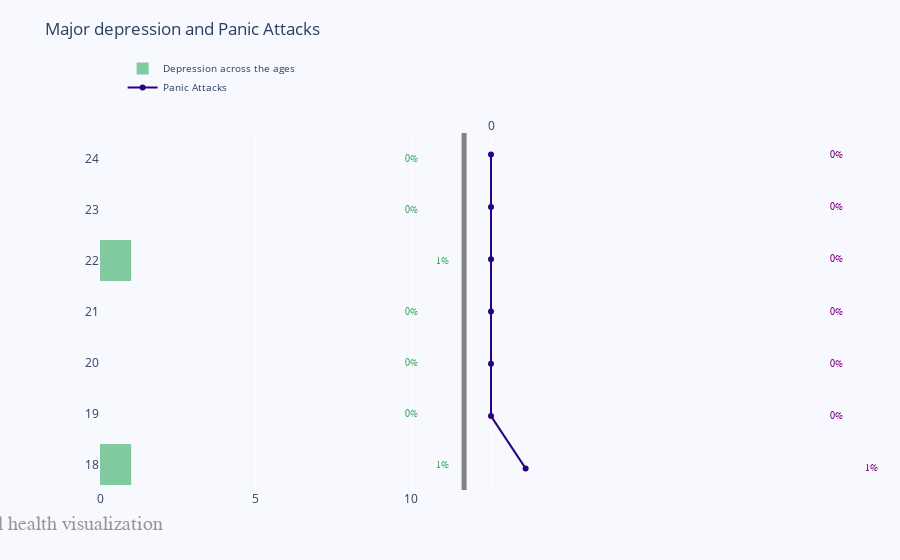

The notebook cell this image was saved under:
### Code cell
tempdataset = pd.read_csv("new_file.csv")

fig = make_subplots(rows=1, cols=2, specs=[[{}, {}]], shared_xaxes=True,
                    shared_yaxes=False, vertical_spacing=0.001)

x1 = [18,19,20,21,22,23,24]

fig.append_trace(go.Bar(
    x=tempdataset["Do you have Depression?"],
    y=x1,
    marker=dict(
        color='rgba(50, 171, 96, 0.6)',
        line=dict(
            color='rgba(20, 10, 56, 1.0)',
            width=0),
    ),
    name='Depression across the ages',
    orientation='h',
), 1, 1)

fig.append_trace(go.Scatter(
    x=tempdataset["Do you have Panic attack?"], y=x1,
    mode='lines+markers',
    line_color='rgb(40, 0, 128)',
    name='Panic Attacks',
), 1, 2)

fig.update_layout(
    title='Major depression and Panic Attacks',
    yaxis=dict(
        showgrid=False,
        showline=False,
        showticklabels=True,
        domain=[0, 0.85],
    ),
    yaxis2=dict(
        showgrid=False,
        showline=True,
        showticklabels=False,
        linecolor='rgba(102, 102, 102, 0.8)',
        linewidth=5,
        domain=[0, 0.85],
    ),
    xaxis=dict(
        zeroline=False,
        showline=False,
        showticklabels=True,
        showgrid=True,
        domain=[0, 0.45],
    ),
    xaxis2=dict(
        zeroline=False,
        showline=False,
        showticklabels=True,
        showgrid=True,
        domain=[0.47, 1],
        side='top',
        dtick=10000,
    ),
    legend=dict(x=0.029, y=1.038, font_size=10),
    margin=dict(l=100, r=20, t=70, b=70),
    paper_bgcolor='rgb(248, 248, 255)',
    plot_bgcolor='rgb(248, 248, 255)',
)

annotations = []


# Adding labels
for ydn, yd, xd in zip(tempdataset["Do you have Panic attack?"], tempdataset["Do you have Depression?"], x1):
    # labeling the scatter savings
    annotations.append(dict(xref='x2', yref='y2',
                            y=xd, x=ydn+10,
                            text='{:,}'.format(ydn) + '%',
                            font=dict(family='Arial', size=10,
                                      color='rgb(128, 0, 128)'),
                            showarrow=False))
    # labeling the bar net worth
    annotations.append(dict(xref='x1', yref='y1',
                            y=xd, x=yd+10 ,
                            text=str(yd) + '%',
                            font=dict(family='Arial', size=10,
                                      color='rgb(50, 171, 96)'),
                            showarrow=False))
# Source
annotations.append(dict(xref='paper', yref='paper',
                        x=-0.2, y=-0.109,
                        text="Mental health visualization",
                        font=dict(family='Arial', size=20, color='rgb(150,150,150)'),
                        showarrow=False))

fig.update_layout(annotations=annotations)

fig.show()

### Figure 1 — Plotly figure (JSON) as saved in the notebook; plotly's stock layout.template omitted (floating-point values rounded to 4 significant figures)
{"data": [{"marker": {"color": "rgba(50, 171, 96, 0.6)", "line": {"color": "rgba(20, 10, 56, 1.0)", "width": 0}}, "name": "Depression across the ages", "orientation": "h", "type": "bar", "x": [1, 0, 0, 0, 1, 0, 0, 0, 0, 0, 0, 0, 1, 1, 1, 0, 0, 0, 0, 0, 1, 0, 0, 1, 0, 0, 0, 1, 1, 0, 1, 1, 0, 0, 0, 0, 1, 1, 0, 0, 1, 1, 0, 1, 0, 0, 0, 0, 1, 1, 0, 1, 0, 1, 0, 0, 0, 0, 1, 0, 1, 0, 1, 1, 0, 0, 1, 0, 0, 1, 1, 0, 1, 1, 0, 0, 0, 1, 0, 0, 0, 0, 0, 1, 0, 0, 0, 0, 0, 0, 1, 0, 1, 1, 0, 1, 0, 0, 0, 0, 0], "xaxis": "x", "y": [18, 19, 20, 21, 22, 23, 24], "yaxis": "y"}, {"line": {"color": "rgb(40, 0, 128)"}, "mode": "lines+markers", "name": "Panic Attacks", "type": "scatter", "x": [1, 0, 0, 0, 0, 0, 0, 1, 0, 0, 1, 0, 0, 1, 1, 0, 1, 1, 0, 0, 0, 0, 1, 1, 0, 0, 1, 0, 0, 1, 1, 0, 0, 0, 0, 1, 1, 0, 0, 0, 0, 0, 0, 1, 1, 0, 0, 1, 1, 0, 0, 1, 0, 1, 0, 0, 0, 0, 1, 0, 0, 0, 1, 0, 0, 0, 1, 0, 0, 1, 0, 0, 0, 1, 0, 0, 0, 1, 0, 0, 0, 1, 1, 0, 0, 1, 1, 0, 0, 0, 0, 0, 1, 0, 0, 0, 0, 1, 0, 1, 0], "xaxis": "x2", "y": [18, 19, 20, 21, 22, 23, 24], "yaxis": "y2"}], "layout": {"annotations": [{"font": {"color": "rgb(128, 0, 128)", "family": "Arial", "size": 10}, "showarrow": false, "text": "1%", "x": 11, "xref": "x2", "y": 18, "yref": "y2"}, {"font": {"color": "rgb(50, 171, 96)", "family": "Arial", "size": 10}, "showarrow": false, "text": "1%", "x": 11, "xref": "x", "y": 18, "yref": "y"}, {"font": {"color": "rgb(128, 0, 128)", "family": "Arial", "size": 10}, "showarrow": false, "text": "0%", "x": 10, "xref": "x2", "y": 19, "yref": "y2"}, {"font": {"color": "rgb(50, 171, 96)", "family": "Arial", "size": 10}, "showarrow": false, "text": "0%", "x": 10, "xref": "x", "y": 19, "yref": "y"}, {"font": {"color": "rgb(128, 0, 128)", "family": "Arial", "size": 10}, "showarrow": false, "text": "0%", "x": 10, "xref": "x2", "y": 20, "yref": "y2"}, {"font": {"color": "rgb(50, 171, 96)", "family": "Arial", "size": 10}, "showarrow": false, "text": "0%", "x": 10, "xref": "x", "y": 20, "yref": "y"}, {"font": {"color": "rgb(128, 0, 128)", "family": "Arial", "size": 10}, "showarrow": false, "text": "0%", "x": 10, "xref": "x2", "y": 21, "yref": "y2"}, {"font": {"color": "rgb(50, 171, 96)", "family": "Arial", "size": 10}, "showarrow": false, "text": "0%", "x": 10, "xref": "x", "y": 21, "yref": "y"}, {"font": {"color": "rgb(128, 0, 128)", "family": "Arial", "size": 10}, "showarrow": false, "text": "0%", "x": 10, "xref": "x2", "y": 22, "yref": "y2"}, {"font": {"color": "rgb(50, 171, 96)", "family": "Arial", "size": 10}, "showarrow": false, "text": "1%", "x": 11, "xref": "x", "y": 22, "yref": "y"}, {"font": {"color": "rgb(128, 0, 128)", "family": "Arial", "size": 10}, "showarrow": false, "text": "0%", "x": 10, "xref": "x2", "y": 23, "yref": "y2"}, {"font": {"color": "rgb(50, 171, 96)", "family": "Arial", "size": 10}, "showarrow": false, "text": "0%", "x": 10, "xref": "x", "y": 23, "yref": "y"}, {"font": {"color": "rgb(128, 0, 128)", "family": "Arial", "size": 10}, "showarrow": false, "text": "0%", "x": 10, "xref": "x2", "y": 24, "yref": "y2"}, {"font": {"color": "rgb(50, 171, 96)", "family": "Arial", "size": 10}, "showarrow": false, "text": "0%", "x": 10, "xref": "x", "y": 24, "yref": "y"}, {"font": {"color": "rgb(150,150,150)", "family": "Arial", "size": 20}, "showarrow": false, "text": "Mental health visualization", "x": -0.2, "xref": "paper", "y": -0.109, "yref": "paper"}], "legend": {"font": {"size": 10}, "x": 0.029, "y": 1.038}, "margin": {"b": 70, "l": 100, "r": 20, "t": 70}, "paper_bgcolor": "rgb(248, 248, 255)", "plot_bgcolor": "rgb(248, 248, 255)", "title": {"text": "Major depression and Panic Attacks"}, "xaxis": {"anchor": "y", "domain": [0, 0.45], "showgrid": true, "showline": false, "showticklabels": true, "zeroline": false}, "xaxis2": {"anchor": "y2", "domain": [0.47, 1], "dtick": 10000, "showgrid": true, "showline": false, "showticklabels": true, "side": "top", "zeroline": false}, "yaxis": {"anchor": "x", "domain": [0, 0.85], "showgrid": false, "showline": false, "showticklabels": true}, "yaxis2": {"anchor": "x2", "domain": [0, 0.85], "linecolor": "rgba(102, 102, 102, 0.8)", "linewidth": 5, "showgrid": false, "showline": true, "showticklabels": false}}}
